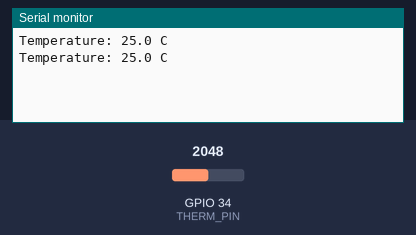
Simulated run of this sketch. Board: ESP32. Parts: the last lines printed to the serial monitor. Inputs (shaded band) come from the test bench; at power-on: GPIO 34 (THERM_PIN) = 2048.

Above: at 1.8 s.
1.9 s: GPIO 34 (THERM_PIN) set to 2866
At 2.8 s:
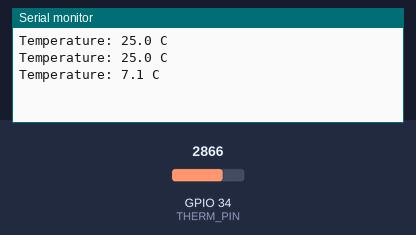
3.4 s: GPIO 34 (THERM_PIN) set to 3603
At 4.7 s:
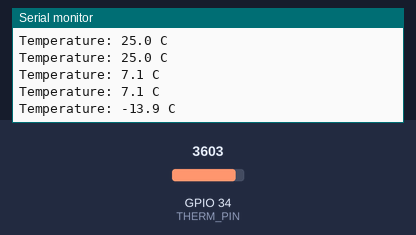
Timing chart, 0 to 6.4 s (numbered marks = the images above; inputs shaded):
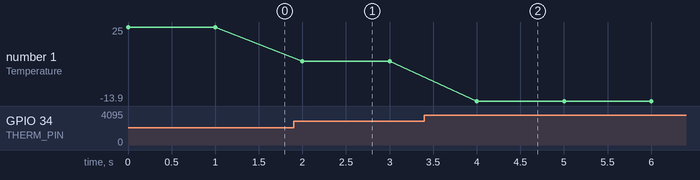

Measured:
- after the input at 1.9 s, the serial monitor: prints a new line after 0.10 s (image 1)
- after the input at 3.4 s, the serial monitor: prints a new line after 0.60 s (image 2)
- plotted number 1: 25 → 7.1 after the input at 1.9 s, 7.1 → -13.9 after the input at 3.4 s

The sketch:

A_Thermistor.ino
```cpp
// Appendix A: thermometer made from the thermistor
// 3V3 -> 10k resistor -> pin 34 -> thermistor -> GND.

const int THERM_PIN = 34;
const float B = 3950;   // the thermistor's "B value"

void setup() {
  Serial.begin(115200);
}

void loop() {
  int mv = analogReadMilliVolts(THERM_PIN);
  float resistance = 10000.0 * mv / (3300 - mv);
  float kelvin = 1 / (1 / 298.15 + log(resistance / 10000) / B);
  float celsius = kelvin - 273.15;

  Serial.print("Temperature: ");
  Serial.print(celsius, 1);
  Serial.println(" C");
  delay(1000);
}
```
